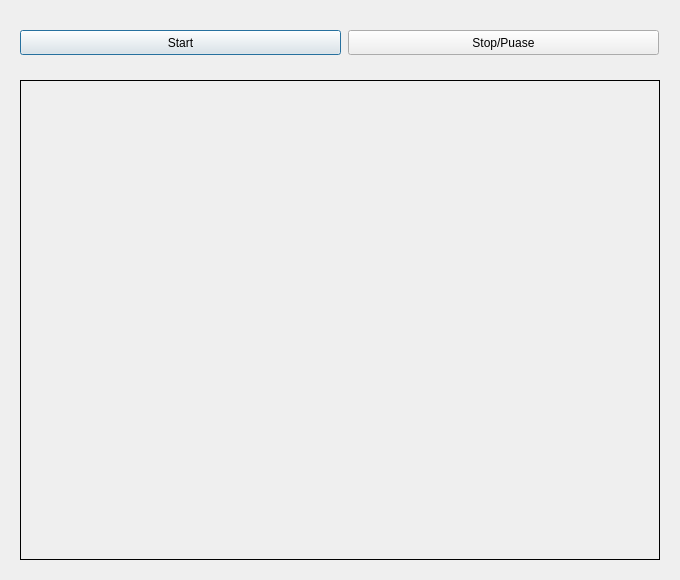
<?xml version="1.0" encoding="UTF-8"?>
<ui version="4.0">
 <class>Dialog</class>
 <widget class="QDialog" name="Dialog">
  <property name="geometry">
   <rect>
    <x>0</x>
    <y>0</y>
    <width>680</width>
    <height>580</height>
   </rect>
  </property>
  <property name="windowTitle">
   <string>Dialog</string>
  </property>
  <widget class="QLabel" name="imageLabel">
   <property name="geometry">
    <rect>
     <x>20</x>
     <y>80</y>
     <width>640</width>
     <height>480</height>
    </rect>
   </property>
   <property name="frameShape">
    <enum>QFrame::Panel</enum>
   </property>
   <property name="text">
    <string/>
   </property>
  </widget>
  <widget class="QPushButton" name="startButton">
   <property name="geometry">
    <rect>
     <x>20</x>
     <y>30</y>
     <width>321</width>
     <height>25</height>
    </rect>
   </property>
   <property name="text">
    <string>Start</string>
   </property>
  </widget>
  <widget class="QPushButton" name="stopButton">
   <property name="geometry">
    <rect>
     <x>348</x>
     <y>30</y>
     <width>311</width>
     <height>25</height>
    </rect>
   </property>
   <property name="text">
    <string>Stop/Puase</string>
   </property>
  </widget>
 </widget>
 <resources/>
 <connections/>
</ui>
